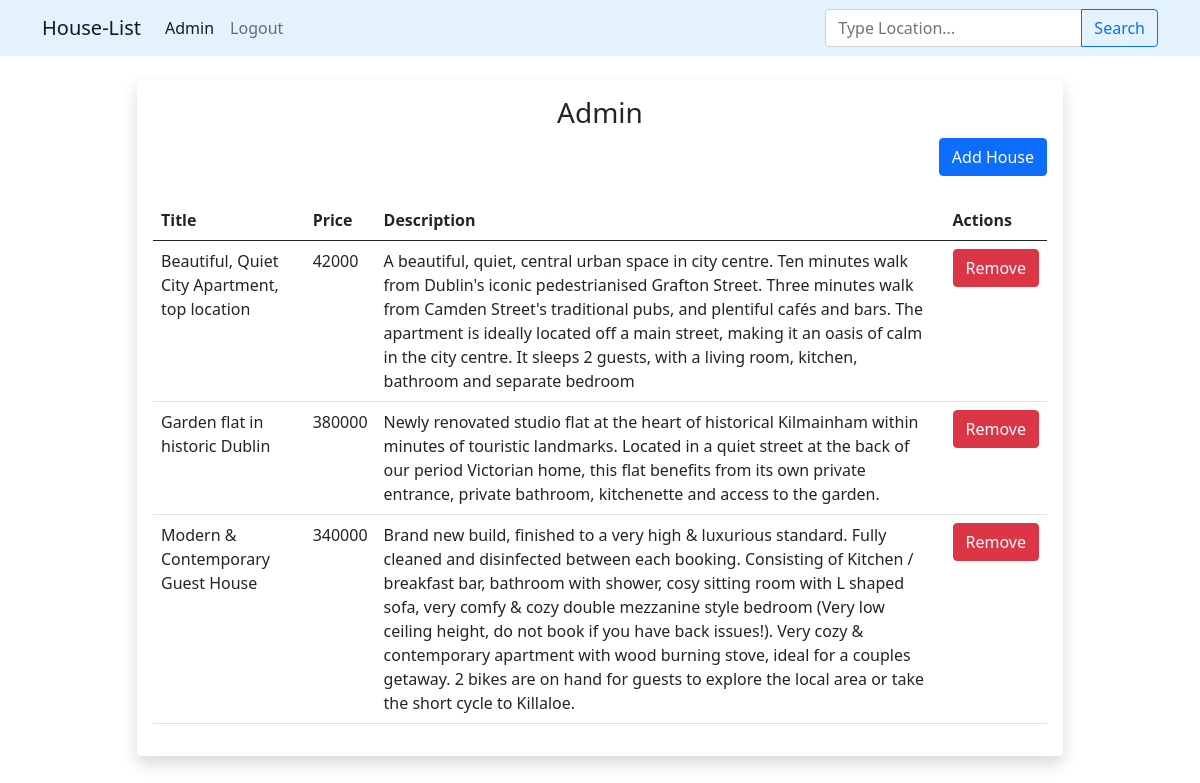
The page /admin (signed in) on the database its author committed.
### main.py (models this page shows, shortened)
class House(db.Model):
    __tablename__ = "houses"
    id = db.Column(db.Integer, primary_key=True)
    title = db.Column(db.String(100))
    price = db.Column(db.Integer)
    location = db.Column(db.String(100))
    description = db.Column(db.Text)
    image_1 = db.Column(db.String(150), nullable=False, default='image1.jpg')
    image_2 = db.Column(db.String(150), nullable=False, default='image2.jpg')
    image_3 = db.Column(db.String(150), nullable=False, default='image3.jpg')
    contacts = db.relationship('Contact', backref='house', lazy=True)
    created_at = db.Column(db.DateTime, nullable=False, default=datetime.utcnow)

### main.py (the view)
@app.route('/admin')
@admin_only
def admin():
    houses = House.query.all()
    return render_template('admin.html', houses=houses)

### main.py (called while the page is built)
@login_manager.user_loader
def load_user(user_id):
    return User.query.get(int(user_id))

def admin_only(f):
    @wraps(f)
    def decorated_function(*args, **kwargs):
        if not current_user.is_authenticated or current_user.is_admin != True:
            return abort(403)
        return f(*args, **kwargs)
    return decorated_function

### templates/admin.html
{% extends 'base.html' %}
{% block content %}
<div class="container my-4">
    <div class="row my-4">
        <div class="col-md-10 mx-auto">
            <div class="card border-0 shadow">
                <div class="card-body">
                    <div class="row">
                        <div class="col">
                            <h3 class="text-center">Admin</h3>
                            <div class="mb-4 text-end">
                                <a href="{{ url_for('add_house') }}" class="btn btn-primary">Add House</a>
                            </div>
                        </div>
                    </div>
                    <div class="row">
                        <div class="col">
                            <table class="table">
                                <thead>
                                    <tr>
                                        <th>Title</th>
                                        <th>Price</th>
                                        <th>Description</th>
                                        <th>Actions</th>
                                    </tr>
                                </thead>
                                <tbody>
                                    {% for house in houses %}
                                    <tr>
                                        <td>{{ house.title }}</td>
                                        <td>{{ house.price }}</td>
                                        <td>{{ house.description }}</td>
                                        <td>
                                            <form action="{{ url_for('remove_house', house_id=house.id) }}" method="POST">
                                                <button type="submit" class="btn btn-danger">Remove</button>
                                            </form>
                                        </td>
                                    </tr>
                                    {% endfor %}
                                </tbody>
                            </table>
                        </div>
                    </div>
                </div>
            </div>
        </div>
    </div>
</div>
{% endblock %}

### rows shown on the page
House: title "Beautiful, Quiet City Apartment, top location", price "42000", description "A beautiful, quiet, central urban space in city centre. Ten minutes walk from Dublin's iconic pedestrianised Grafton Street. Three minutes walk from Camden Street's traditional pubs, and plentiful cafés and bars. The apartment is ideally located off a main street, making it an oasis of calm in the city centre. It sleeps 2 guests, with a living room, kitchen, bathroom and separate bedroom"
House: title "Garden flat in historic Dublin", price "380000", description "Newly renovated studio flat at the heart of historical Kilmainham within minutes of touristic landmarks. Located in a quiet street at the back of our period Victorian home, this flat benefits from its own private entrance, private bathroom, kitchenette and access to the garden."
House: title "Modern & Contemporary Guest House", price "340000", description "Brand new build, finished to a very high & luxurious standard. Fully cleaned and disinfected between each booking. Consisting of Kitchen / breakfast bar, bathroom with shower, cosy sitting room with L shaped sofa, very comfy & cozy double mezzanine style bedroom (Very low ceiling height, do not book if you have back issues!). Very cozy & contemporary apartment with wood burning stove, ideal for a couples getaway. 2 bikes are on hand for guests to explore the local area or take the short cycle to Killaloe."
